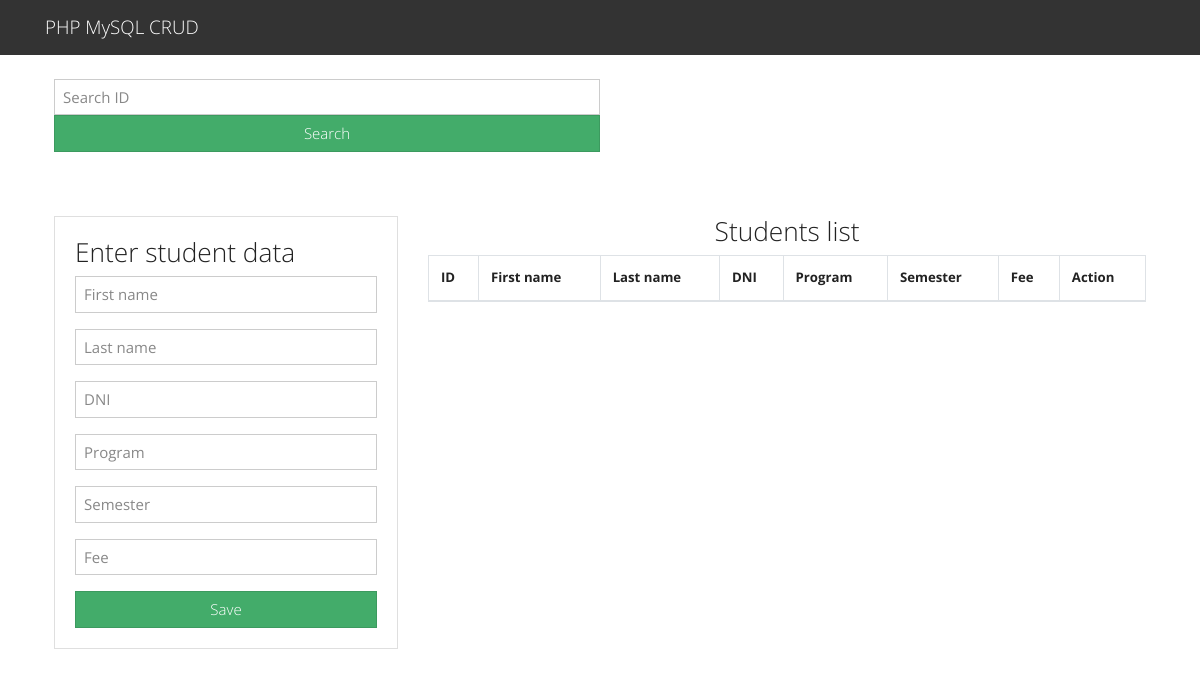
Before: / with the older database file.
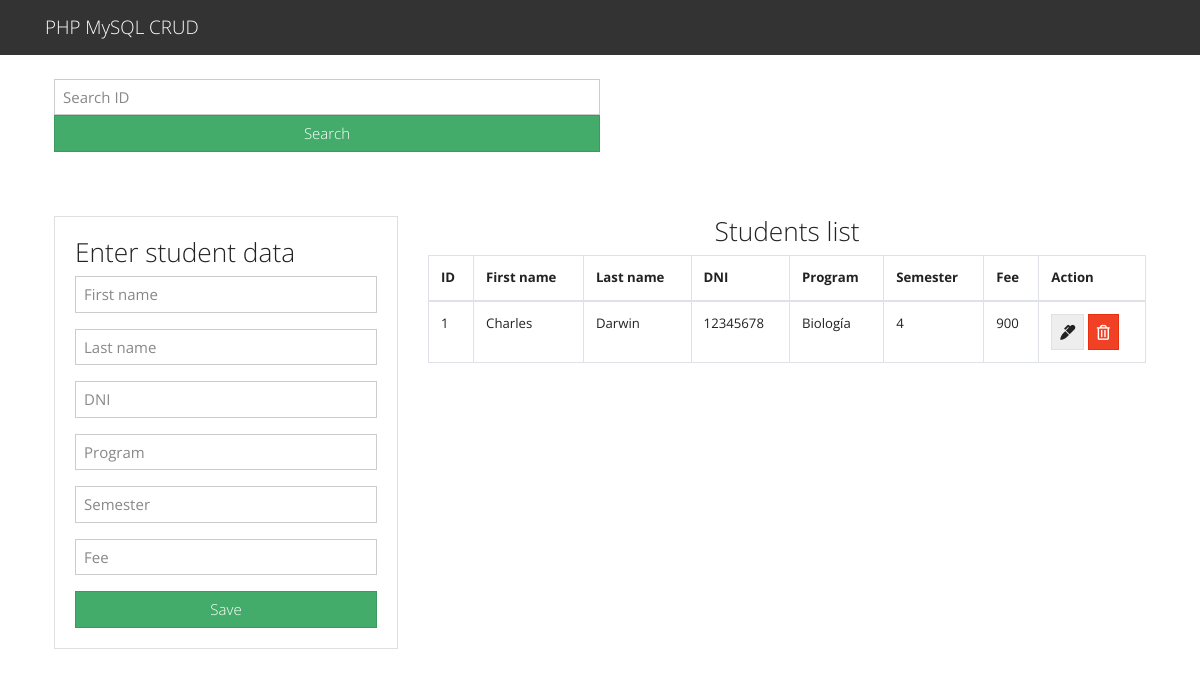
After: the same page with the newer database file.
### tables this page shows
CREATE TABLE `student` (
  `id` int(11) NOT NULL,
  `first_name` varchar(15) NOT NULL,
  `last_name` varchar(20) NOT NULL,
  `dni` varchar(8) NOT NULL,
  `program` varchar(30) NOT NULL,
  `semester` int(2) NOT NULL,
  `fee` int(11) NOT NULL
);

### index.php (the view, shortened to what this page needs)
<?php include("db.php"); ?>
<?php include('includes/header.php'); ?>
<main class="container p-4">
  <div class="row mb-3">
    <div class="col-sm">
      <form class="form w-50" action="search.php" method="POST">
        <input class="form-control mr-sm-2" name="id_search" type="search" placeholder="Search ID" aria-label="Search">
        <input type="submit" name="search" class="btn btn-success btn-block" value="Search">
      </form>
    </div>
  </div>
  <div class="row">
    <div class="col-md-4">
      <div class="card card-body">
      <h3>Enter student data</h3>
        <form action="save.php" method="POST">
          <div class="form-group">
            <input type="text" name="first_name" class="form-control" placeholder="First name" autofocus>
          </div>
          <div class="form-group">
            <input type="text" name="last_name" class="form-control" placeholder="Last name" autofocus>
          </div>
          <div class="form-group">
            <input type="text" name="dni" class="form-control" placeholder="DNI" autofocus>
          </div>
          <div class="form-group">
            <input type="text" name="program" class="form-control" placeholder="Program" autofocus>
          </div>
          <div class="form-group">
            <input type="number" name="semester" class="form-control" placeholder="Semester" autofocus>
          </div>
          <div class="form-group">
            <input type="number" name="fee" class="form-control" placeholder="Fee" autofocus>
          </div>
          <input type="submit" name="save" class="btn btn-success btn-block" value="Save">
        </form>
      </div>
    </div>
    <div class="col-md-8">
      <h3 class="text-center">Students list</h3>
      <table class="table table-bordered">
        <thead>
          <tr>
            <th>ID</th>
            <th>First name</th>
            <th>Last name</th>
            <th>DNI</th>
            <th>Program</th>
            <th>Semester</th>
            <th>Fee</th>
            <th>Action</th>
          </tr>
        </thead>
        <tbody>
          <?php
          $query = "SELECT * FROM student";
          $result_students = mysqli_query($conn, $query);
          while($row = mysqli_fetch_assoc($result_students)) { ?>
          <tr>
            <td><?php echo $row['id']; ?></td>
            <td><?php echo $row['first_name']; ?></td>
            <td><?php echo $row['last_name']; ?></td>
            <td><?php echo $row['dni']; ?></td>
            <td><?php echo $row['program']; ?></td>
            <td><?php echo $row['semester']; ?></td>
            <td><?php echo $row['fee']; ?></td>
            <td>
              <a href="edit.php?id=<?php echo $row['id']?>" class="btn btn-secondary">
                <i class="fas fa-marker"></i>
              </a>
              <a href="delete.php?id=<?php echo $row['id']?>" class="btn btn-danger">
                <i class="far fa-trash-alt"></i>
              </a>
            </td>
          </tr>
          <?php } ?>
        </tbody>
      </table>
    </div>
  </div>
</main>
<?php include('includes/footer.php'); ?>

### includes/header.php (shortened to what this page needs)
<!DOCTYPE html>
<html lang="en">
  <head>
    <link rel="stylesheet" href="https://bootswatch.com/4/yeti/bootstrap.min.css">
    <link rel="stylesheet" href="https://use.fontawesome.com/releases/v5.6.3/css/all.css">
  </head>
  <body>
    <nav class="navbar navbar-dark bg-dark">
      <div class="container">
        <a class="navbar-brand" href="index.php">PHP MySQL CRUD</a>
      </div>
    </nav>

### includes/footer.php (shortened to what this page needs)
</body>
</html>

Changed rows visible on the page:
added student: id "1", first_name "Charles", last_name "Darwin", dni "12345678", program "Biología", semester "4", fee "900"
